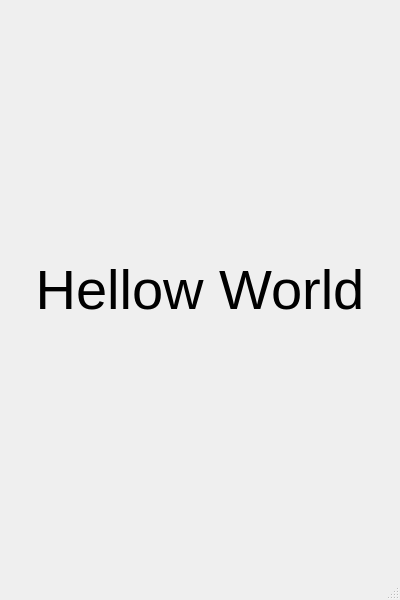
<?xml version="1.0" encoding="UTF-8"?>
<ui version="4.0">
 <class>MainWindow</class>
 <widget class="QMainWindow" name="MainWindow">
  <property name="geometry">
   <rect>
    <x>0</x>
    <y>0</y>
    <width>400</width>
    <height>600</height>
   </rect>
  </property>
  <property name="windowTitle">
   <string>MainWindow</string>
  </property>
  <widget class="QWidget" name="centralwidget">
   <layout class="QVBoxLayout" name="verticalLayout_2">
    <item>
     <layout class="QVBoxLayout" name="verticalLayout">
      <item>
       <widget class="QLabel" name="label">
        <property name="font">
         <font>
          <pointsize>42</pointsize>
         </font>
        </property>
        <property name="text">
         <string>Hellow World</string>
        </property>
        <property name="alignment">
         <set>Qt::AlignCenter</set>
        </property>
       </widget>
      </item>
     </layout>
    </item>
   </layout>
  </widget>
  <widget class="QMenuBar" name="menubar">
   <property name="geometry">
    <rect>
     <x>0</x>
     <y>0</y>
     <width>400</width>
     <height>22</height>
    </rect>
   </property>
  </widget>
  <widget class="QStatusBar" name="statusbar"/>
 </widget>
 <resources/>
 <connections/>
</ui>
